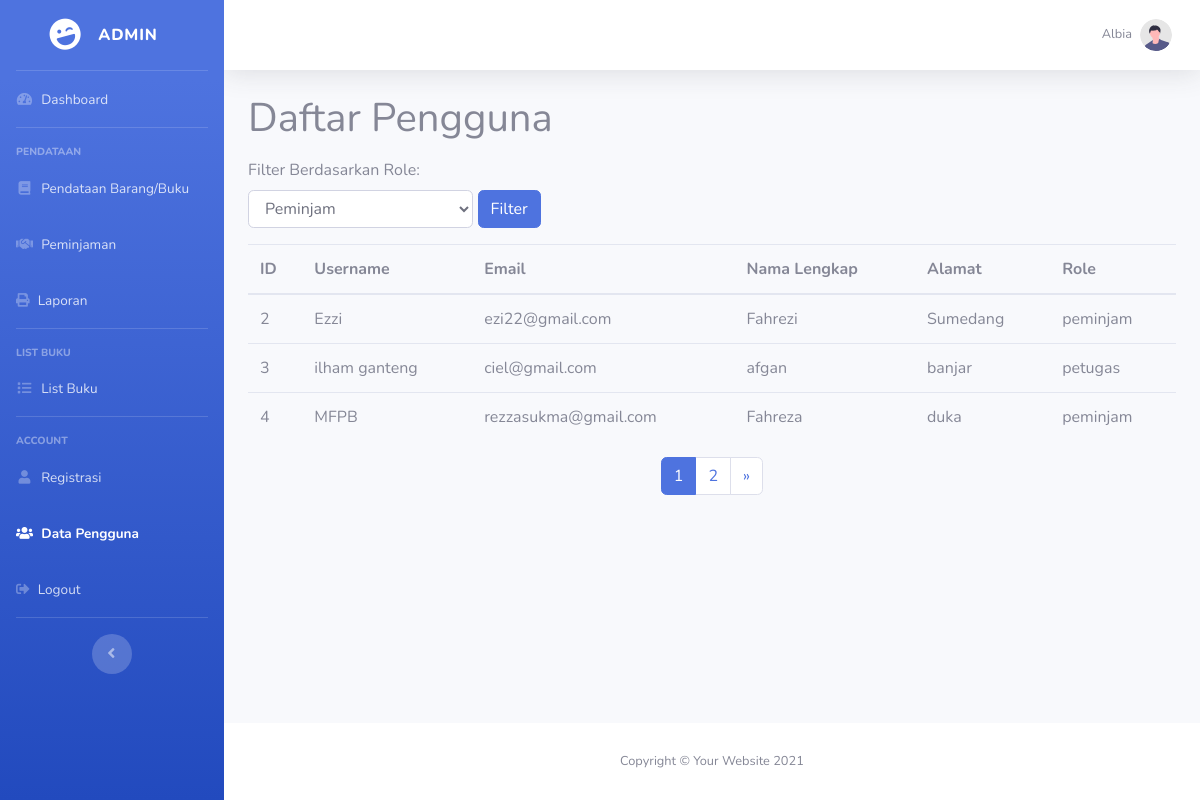
Page /dashboard/user.php (signed in) on the committed database.
### tables this page shows
CREATE TABLE `user` (
  `id` int(11) NOT NULL,
  `perpus_id` int(11) NOT NULL,
  `username` varchar(255) NOT NULL,
  `password` varchar(255) NOT NULL,
  `email` varchar(255) NOT NULL,
  `nama_lengkap` varchar(255) NOT NULL,
  `alamat` text NOT NULL,
  `role` enum('admin','petugas','peminjam','') NOT NULL,
  `created_at` timestamp NOT NULL DEFAULT current_timestamp() ON UPDATE current_timestamp()
);

### function/func.php (called while the page is built, shortened)
<?php
function getUserRole($conn, $username) {
    $userRole = '';
    $query = "SELECT role FROM `user` WHERE `username` = '$username'";
    $result = mysqli_query($conn, $query);
    if ($result) {
        $row = mysqli_fetch_assoc($result);
        $userRole = $row['role'];
    }
    return $userRole;
}

### dashboard/user.php (the view, shortened to what this page needs)
<?php
include '../function/func.php';
include '../config.php';
$username = $_SESSION['username'];
$userRole = getUserRole($conn, $username);
$page = isset($_GET['page']) ? (int)$_GET['page'] : 1;
$limit = 3;
$offset = ($page - 1) * $limit;
$filterRole = isset($_GET['role']) ? $_GET['role'] : '';
$query = "SELECT * FROM user";
$countQuery = "SELECT COUNT(*) as total FROM user";
if (!empty($filterRole)) {
    $query .= " WHERE role = '$filterRole'";
    $countQuery .= " WHERE role = '$filterRole'";
} else {
    $query .= " WHERE role != 'admin'";
    $countQuery .= " WHERE role != 'admin'";
}
$query .= " LIMIT $limit OFFSET $offset";
$result = mysqli_query($conn, $query);
$total_users_result = mysqli_query($conn, $countQuery);
$total_users_row = mysqli_fetch_assoc($total_users_result);
$total_users = $total_users_row['total'];
$total_pages = ceil($total_users / $limit);
?>
<!DOCTYPE html>
<html lang="en">
<head>
    <link rel="stylesheet" href="https://cdn.jsdelivr.net/npm/sweetalert2@10">
    <link href="vendor/fontawesome-free/css/all.min.css" rel="stylesheet" type="text/css">
    <link href="css/sb-admin-2.min.css" rel="stylesheet">
</head>
<body id="page-top">
    <div id="wrapper">
    <ul class="navbar-nav bg-gradient-primary sidebar sidebar-dark accordion" id="accordionSidebar">
    <?php if($userRole == "petugas") :?>
        <a class="sidebar-brand d-flex align-items-center justify-content-center" href="index.html">
            <div class="sidebar-brand-icon rotate-n-15">
                <i class="fas fa-laugh-wink"></i>
            </div>
            <div class="sidebar-brand-text mx-3">Petugas</div>
        </a>
        <hr class="sidebar-divider my-0">
            <li class="nav-item">
                <a class="nav-link" href="index.php">
                    <i class="fas fa-fw fa-tachometer-alt"></i>
                    <span>Dashboard</span></a>
            </li>
            <hr class="sidebar-divider">
            <div class="sidebar-heading">
                Pendataan
            </div>
            <li class="nav-item active">
                <a class="nav-link active" href="buku/index.php">
                    <i class="fas fa-fw fa-book"></i>
                    <span>Pendataan Barang/Buku</span>
                </a>
            </li>
            <li class="nav-item">
                <a class="nav-link" href="#">
                    <i class="fas fa-fw fa-file-alt"></i>
                    <span>Laporan</span>
                </a>
            </li>
            <li class="nav-item">
                <a data-toggle="modal" data-target="#logoutModal" class="nav-link" href="logout.php">
                    <i class="fas fa-sign-out-alt"></i>
                    <span>Logout</span>
                </a>
            </li>
            <hr class="sidebar-divider d-none d-md-block">
            <div class="text-center d-none d-md-inline">
                <button class="rounded-circle border-0" id="sidebarToggle"></button>
            </div>
        <?php elseif($userRole == "admin") :?>
        <a class="sidebar-brand d-flex align-items-center justify-content-center" href="index.html">
            <div class="sidebar-brand-icon rotate-n-15">
                <i class="fas fa-laugh-wink"></i>
            </div>
            <div class="sidebar-brand-text mx-3">Admin</div>
        </a>
        <hr class="sidebar-divider my-0">
            <li class="nav-item ">
                <a class="nav-link" href="index.php">
                    <i class="fas fa-fw fa-tachometer-alt"></i>
                    <span>Dashboard</span></a>
            </li>
            <hr class="sidebar-divider">
            <div class="sidebar-heading">
                Pendataan
            </div>
            <li class="nav-item">
                <a class="nav-link" href="buku/">
                    <i class="fas fa-fw fa-book"></i>
                    <span>Pendataan Barang/Buku</span>
                </a>
            </li>
            <li class="nav-item">
                <a class="nav-link" href="peminjaman/">
                    <i class="fas fa-fw fa-handshake"></i>
                    <span>Peminjaman</span>
                </a>
            </li>
            <li class="nav-item">
                <a class="nav-link" href="peminjaman/laporan.php">
                    <i class="fas fa-print"></i>
                    <span>Laporan</span>
                </a>
            </li>
            <hr class="sidebar-divider">
            <div class="sidebar-heading">
                List Buku
            </div>
            <li class="nav-item">
                <a class="nav-link" href="list/">
                    <i class="fas fa-fw fa-list"></i>
                    <span>List Buku</span>
                </a>
            </li>
            <hr class="sidebar-divider d-none d-md-block">
            <div class="sidebar-heading">
                Account
            </div>
            <li class="nav-item">
                <a class="nav-link" href="registrasi.php">
                    <i class="fas fa-fw fa-user"></i>
                    <span>Registrasi</span>
                </a>
            </li>
            <li class="nav-item active">
                <a class="nav-link" href="">
                    <i class="fas fa-fw fa-users"></i>
                    <span>Data Pengguna</span>
                </a>
            </li>
            <li class="nav-item">
                <a data-toggle="modal" data-target="#logoutModal" class="nav-link" href="logout.php">
                    <i class="fas fa-sign-out-alt"></i>
                    <span>Logout</span>
                </a>
            </li>
            <hr class="sidebar-divider d-none d-md-block">
            <div class="text-center d-none d-md-inline">
                <button class="rounded-circle border-0" id="sidebarToggle"></button>
            </div>
            <?php endif;?>
        </ul>
        <div id="content-wrapper" class="d-flex flex-column">
            <div id="content">
                <nav class="navbar navbar-expand navbar-light bg-white topbar mb-4 static-top shadow">
                    <ul class="navbar-nav ml-auto">
                        <li class="nav-item dropdown no-arrow">
                            <a class="nav-link dropdown-toggle" href="#" id="userDropdown" role="button"
                                data-toggle="dropdown" aria-haspopup="true" aria-expanded="false">
                                <span class="mr-2 d-none d-lg-inline text-gray-600 small">
                                    <?= $_SESSION['username']; ?>
                                </span>
                                <img class="img-profile rounded-circle" src="img/undraw_profile.svg">
                            </a>
                        </li>
                    </ul>
                </nav>
                <div class="container-fluid">
                <h1 class="mb-3">Daftar Pengguna</h1>
                <form action="" method="get" class="mb-3">
                    <div class="form-row align-items-end">
                        <div class="form-group col-lg-3 mb-0">
                            <label for="roleFilter" class="mr-2">Filter Berdasarkan Role:</label>
                            <select class="form-control" id="roleFilter" name="role">
                                <option value="peminjam">Peminjam</option>
                            </select>
                        </div>
                        <div class="form-group mb-0">
                            <button type="submit" class="btn btn-primary btn-block">Filter</button>
                        </div>
                    </div>
                </form>
        <table class="table table-hover">
            <thead>
                <tr>
                    <th scope="col">ID</th>
                    <th scope="col">Username</th>
                    <th scope="col">Email</th>
                    <th scope="col">Nama Lengkap</th>
                    <th scope="col">Alamat</th>
                    <th scope="col">Role</th>
                </tr>
            </thead>
            <tbody>
                <?php while ($row = mysqli_fetch_assoc($result)) : ?>
                    <tr>
                        <td><?= $row['id']; ?></td>
                        <td><?= $row['username']; ?></td>
                        <td><?= $row['email']; ?></td>
                        <td><?= $row['nama_lengkap']; ?></td>
                        <td><?= $row['alamat']; ?></td>
                        <td><?= $row['role']; ?></td>
                    </tr>
                <?php endwhile; ?>
            </tbody>
        </table>
                <nav aria-label="Page navigation example ">
                    <ul class="pagination justify-content-center">
                        <?php for ($i = 1; $i <= $total_pages; $i++) : ?>
                            <li class="page-item <?= ($page == $i) ? 'active' : ''; ?>"><a class="page-link" href="?page=<?= $i; ?>&role=<?= $filterRole; ?>"><?= $i; ?></a></li>
                        <?php endfor; ?>
                        <?php if ($page < $total_pages) : ?>
                            <li class="page-item"><a class="page-link" href="?page=<?= $page + 1; ?>&role=<?= $filterRole; ?>">&raquo;</a></li>
                        <?php endif; ?>
                    </ul>
                </nav>
    </div>
</div>
            <footer class="sticky-footer bg-white">
                <div class="container my-auto">
                    <div class="copyright text-center my-auto">
                        <span>Copyright &copy; Your Website 2021</span>
                    </div>
                </div>
            </footer>
        </div>
    </div>
</body>
</html>

### rows in the picture
user: id "2", username "Ezzi", email "ezi22@gmail.com", nama_lengkap "Fahrezi", alamat "Sumedang", role "peminjam"
user: id "3", username "ilham ganteng", email "ciel@gmail.com", nama_lengkap "afgan", alamat "banjar", role "petugas"
user: id "4", username "MFPB", email "rezzasukma@gmail.com", nama_lengkap "Fahreza", alamat "duka", role "peminjam"

### other values in the picture
$_SESSION['username'] "Albia"
